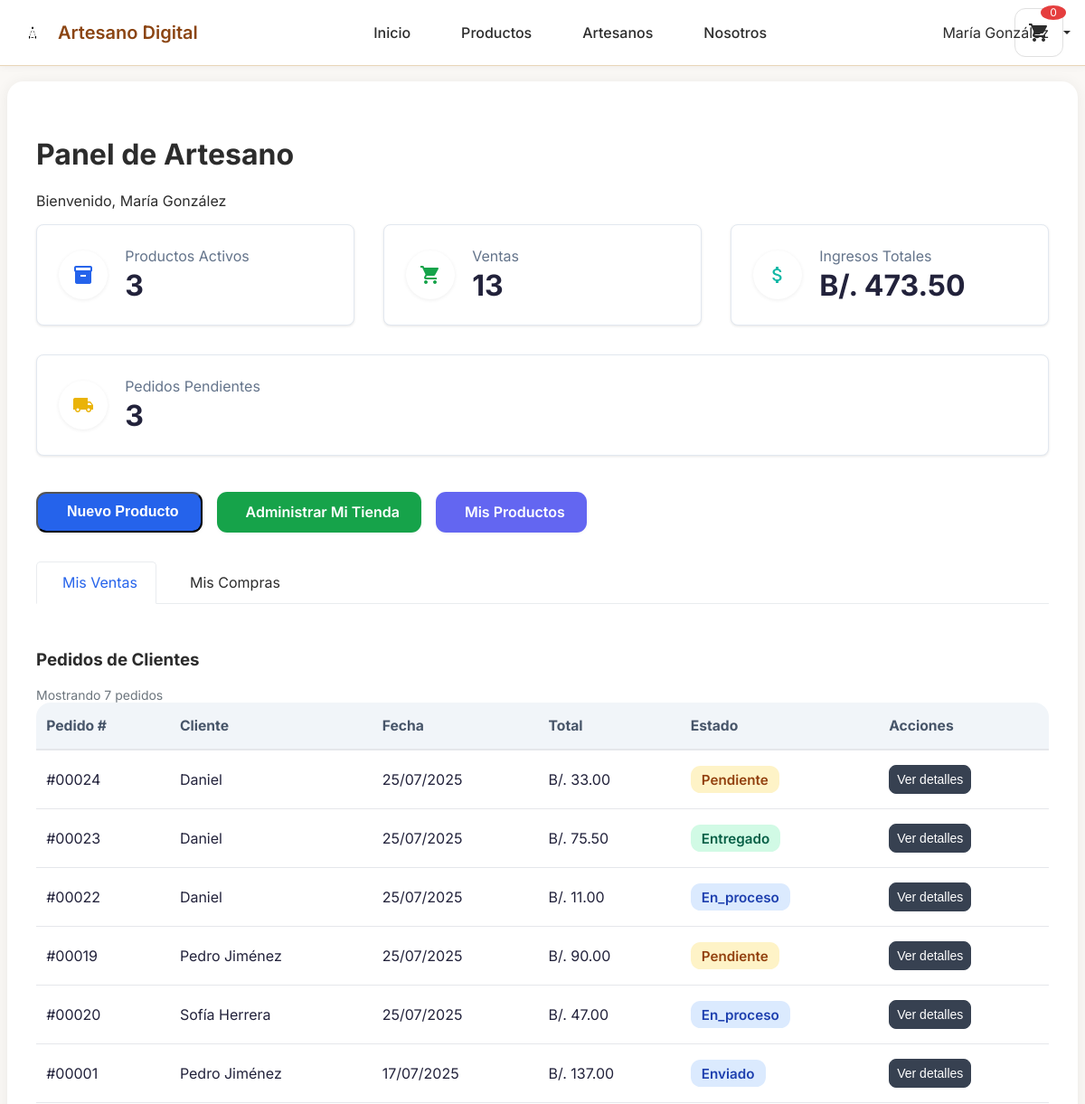
Page /dashboard/artesano (signed in, upper part) on the earlier database version.
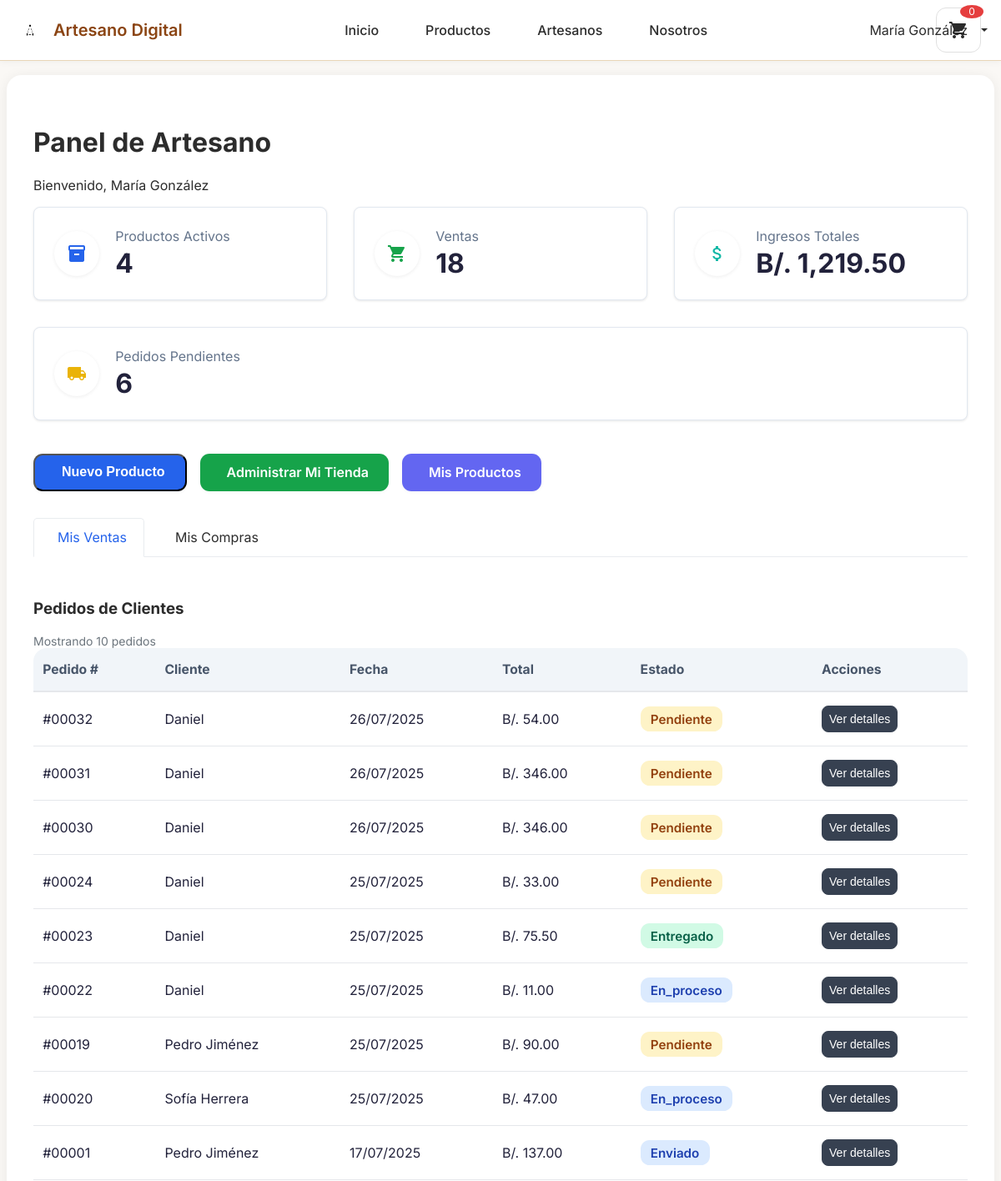
Same page on the later database version.
### tables this page shows
CREATE TABLE `productos` (
  `id_producto` int(11) NOT NULL,
  `id_tienda` int(11) NOT NULL,
  `nombre` varchar(100) NOT NULL,
  `descripcion` text DEFAULT NULL,
  `precio` decimal(10,2) NOT NULL,
  `descuento` decimal(10,2) DEFAULT 0.00,
  `imagen` varchar(255) DEFAULT NULL,
  `stock` int(11) DEFAULT 0,
  `activo` tinyint(1) DEFAULT 1,
  `fecha_creacion` datetime DEFAULT current_timestamp()
);

CREATE TABLE `pedidos` (
  `id_pedido` int(11) NOT NULL,
  `id_usuario` int(11) NOT NULL,
  `estado` enum('pendiente','confirmado','en_proceso','enviado','entregado','cancelado') DEFAULT 'pendiente',
  `metodo_pago` varchar(50) NOT NULL,
  `total` decimal(10,2) NOT NULL,
  `subtotal` decimal(10,2) DEFAULT NULL,
  `descuento` decimal(10,2) DEFAULT 0.00,
  `fecha_pedido` datetime DEFAULT current_timestamp(),
  `fecha_confirmacion` datetime DEFAULT NULL,
  `fecha_proceso` datetime DEFAULT NULL,
  `fecha_envio` datetime DEFAULT NULL,
  `fecha_entrega` datetime DEFAULT NULL,
  `direccion_envio` text NOT NULL,
  `metodo_envio` varchar(100) DEFAULT 'Env├¡o est├índar',
  `codigo_seguimiento` varchar(100) DEFAULT NULL,
  `tiempo_estimado` varchar(50) DEFAULT '3-5 d├¡as h├íbiles',
  `empresa_envio` varchar(100) DEFAULT NULL,
  `numero_seguimiento` varchar(100) DEFAULT NULL,
  `fecha_estimada_entrega` date DEFAULT NULL,
  `notas_entrega` text DEFAULT NULL,
  `fecha_actualizacion` timestamp NOT NULL DEFAULT current_timestamp() ON UPDATE current_timestamp()
);

CREATE TABLE `usuarios` (
  `id_usuario` int(11) NOT NULL,
  `nombre` varchar(100) NOT NULL,
  `correo` varchar(150) NOT NULL,
  `telefono` varchar(20) DEFAULT NULL,
  `direccion` text DEFAULT NULL,
  `contrasena` varchar(255) NOT NULL,
  `tipo_usuario` enum('cliente','artesano') NOT NULL,
  `fecha_registro` datetime DEFAULT current_timestamp(),
  `activo` tinyint(1) DEFAULT 1
);

### controllers/ControladorArtesano.php (called while the page is built, shortened)
<?php
class ControladorArtesano
{
    private GestorAutenticacion $gestorAuth;
    private PDO $conexion;
    public function __construct()
    {
        $this->gestorAuth = GestorAutenticacion::obtenerInstancia();
        $this->conexion = Database::obtenerInstancia()->obtenerConexion();
    }
    public function mostrarDashboard(): void
    {
        $usuario = $this->gestorAuth->obtenerUsuarioActual();
        $idUsuario = $usuario['id_usuario'] ?? 0;
        $pedidosRecientes = $this->obtenerPedidosRecibidos($idUsuario);
        $pedidosPersonales = $this->obtenerPedidosPersonales($idUsuario);
        $productos = $this->obtenerProductosPorArtesano($idUsuario);
        $datos = [
            'titulo' => 'Panel de Artesano',
            'usuario' => $usuario,
            'estadisticas' => $this->obtenerEstadisticas($idUsuario),
            'pedidos_recientes' => $pedidosRecientes,
            'pedidos_personales' => $pedidosPersonales,
            'productos' => $productos
        ];
        $this->cargarVista('artesano/dashboard', $datos);
    }
    private function obtenerEstadisticas(int $idUsuario): array
    {
        $estadisticas = [
            'productos_activos' => 0,
            'ventas_totales' => 0,
            'ingresos_totales' => 0.00,
            'pedidos_pendientes' => 0
        ];
        try {
            $conexion = $this->conexion;
            $stmt = $conexion->prepare("SELECT id_tienda FROM tiendas WHERE id_usuario = ?");
            $stmt->execute([$idUsuario]);
            $tienda = $stmt->fetch(PDO::FETCH_ASSOC);
            $idTienda = $tienda['id_tienda'];
            $stmt = $conexion->prepare("SELECT COUNT(*) as total FROM productos WHERE id_tienda = ? AND activo = 1");
            $stmt->execute([$idTienda]);
            $resultado = $stmt->fetch(\PDO::FETCH_ASSOC);
            $estadisticas['productos_activos'] = (int)($resultado['total'] ?? 0);
            $stmt = $conexion->prepare("
                SELECT COUNT(*) as total_ventas, SUM(pp.cantidad * pp.precio_unitario) as ingresos
                FROM pedido_productos pp
                JOIN pedidos p ON pp.id_pedido = p.id_pedido
                JOIN productos prod ON pp.id_producto = prod.id_producto
                WHERE prod.id_tienda = ? AND p.estado != 'cancelado'
            ");
            $stmt->execute([$idTienda]);
            $resultado = $stmt->fetch(\PDO::FETCH_ASSOC);
            $estadisticas['ventas_totales'] = (int)($resultado['total_ventas'] ?? 0);
            $estadisticas['ingresos_totales'] = floatval($resultado['ingresos'] ?? 0);
            $stmt = $conexion->prepare("
                SELECT COUNT(DISTINCT p.id_pedido) as pendientes
                FROM pedidos p
                JOIN pedido_productos pp ON p.id_pedido = pp.id_pedido
                JOIN productos prod ON pp.id_producto = prod.id_producto
                WHERE prod.id_tienda = ? AND p.estado = 'pendiente'
            ");
            $stmt->execute([$idTienda]);
            $resultado = $stmt->fetch(\PDO::FETCH_ASSOC);
            $estadisticas['pedidos_pendientes'] = (int)($resultado['pendientes'] ?? 0);
        } catch (\Exception $e) {
            error_log("Error al obtener estadísticas: " . $e->getMessage());
        }
        return $estadisticas;
    }
    private function obtenerPedidosRecibidos(int $idUsuario): array
    {
        try {
            $stmt = $this->conexion->prepare("
                SELECT id_tienda FROM tiendas WHERE id_usuario = ?
            ");
            $stmt->execute([$idUsuario]);
            $resultado = $stmt->fetch(PDO::FETCH_ASSOC);
            $idTienda = $resultado ? $resultado['id_tienda'] : 0;
            $stmt = $this->conexion->prepare("
                SELECT
                    p.id_pedido,
                    p.fecha_pedido,
                    SUM(pp.cantidad * pp.precio_unitario) as total,
                    p.estado,
                    u.nombre as cliente_nombre,
                    u.correo as cliente_correo
                FROM pedidos p
                JOIN pedido_productos pp ON p.id_pedido = pp.id_pedido
                JOIN productos prod ON pp.id_producto = prod.id_producto
                JOIN usuarios u ON p.id_usuario = u.id_usuario
                WHERE prod.id_tienda = ?
                GROUP BY p.id_pedido, p.fecha_pedido, p.estado, u.nombre, u.correo
                ORDER BY p.fecha_pedido DESC
                LIMIT 10
            ");
            $stmt->execute([$idTienda]);
            $pedidos = $stmt->fetchAll(PDO::FETCH_ASSOC);
            return $pedidos;
        } catch (\Exception $e) {
            error_log("Error al obtener pedidos recibidos: " . $e->getMessage());
            return [];
        }
    }
    private function obtenerPedidosPersonales(int $idUsuario): array
    {
        try {
            $stmt = $this->conexion->prepare("
                SELECT id_pedido, fecha_pedido, total, estado, metodo_pago
                FROM pedidos
                WHERE id_usuario = ?
                ORDER BY fecha_pedido DESC
                LIMIT 10
            ");
            $stmt->execute([$idUsuario]);
            $pedidos = $stmt->fetchAll(PDO::FETCH_ASSOC);
            return $pedidos;
        } catch (\Exception $e) {
            error_log("Error al obtener pedidos personales: " . $e->getMessage());
            return [];
        }
    }
    private function obtenerProductosPorArtesano(int $idUsuario): array
    {
        try {
            $stmt = $this->conexion->prepare("
                SELECT id_tienda, nombre_tienda FROM tiendas WHERE id_usuario = ?
            ");
            $stmt->execute([$idUsuario]);
            $resultado = $stmt->fetch(PDO::FETCH_ASSOC);
            $idTienda = $resultado ? $resultado['id_tienda'] : 0;
            $stmt = $this->conexion->prepare("
                SELECT p.id_producto, p.nombre, p.precio, p.descripcion, p.stock, p.imagen, p.activo, p.descuento
                FROM productos p
                WHERE p.id_tienda = ?
                ORDER BY p.fecha_creacion DESC
                LIMIT 20
            ");
            $stmt->execute([$idTienda]);
            $productos = $stmt->fetchAll(PDO::FETCH_ASSOC);
            return $productos;
        } catch (\Exception $e) {
            error_log("Error al obtener productos del artesano: " . $e->getMessage());
            return [];
        }
    }
    private function cargarVista(string $vista, array $datos = []): void
    {
        extract($datos);
        include "views/{$vista}.php";
    }
}

### config/Database.php (called while the page is built, shortened)
<?php
class Database
{
    private static ?Database $instancia = null;
    private ?PDO $conexion = null;
    private string $host;
    private string $baseDatos;
    private string $usuario;
    private string $contrasena;
    private string $charset;
    private function __construct()
    {
        $this->host = $_ENV['DB_HOST'] ?? 'localhost';
        $this->baseDatos = $_ENV['DB_DATABASE'] ?? 'artesano_digital';
        $this->usuario = $_ENV['DB_USERNAME'] ?? 'root';
        $this->contrasena = $_ENV['DB_PASSWORD'] ?? '';
        $this->charset = $_ENV['DB_CHARSET'] ?? 'utf8mb4';
    }
    public static function obtenerInstancia(): Database
    {
        if (self::$instancia === null) {
            self::$instancia = new self();
        }
        return self::$instancia;
    }
    private function conectar(): void
    {
        try {
            $dsn = "mysql:host={$this->host};dbname={$this->baseDatos};charset={$this->charset}";
            $opciones = [
                PDO::ATTR_ERRMODE => PDO::ERRMODE_EXCEPTION,
                PDO::ATTR_DEFAULT_FETCH_MODE => PDO::FETCH_ASSOC,
                PDO::ATTR_EMULATE_PREPARES => false,
                PDO::MYSQL_ATTR_INIT_COMMAND => "SET NAMES {$this->charset}"
            ];
            $this->conexion = new PDO($dsn, $this->usuario, $this->contrasena, $opciones);
        } catch (PDOException $e) {
            throw new Exception("Error de conexión a base de datos: " . $e->getMessage());
        }
    }
    public function obtenerConexion(): PDO
    {
        return $this->conexion;
    }
}

### utils/GestorAutenticacion.php (called while the page is built, shortened)
<?php
class GestorAutenticacion
{
    private static ?GestorAutenticacion $instancia = null;
    private function __construct()
    {
        $this->tiempoExpiracion = ((int)($_ENV['SESSION_LIFETIME'] ?? 120)) * 60;
    }
    public static function obtenerInstancia(): GestorAutenticacion
    {
        if (self::$instancia === null) {
            self::$instancia = new self();
        }
        return self::$instancia;
    }
    public function estaAutenticado(): bool
    {
        return true;
    }
    public function obtenerUsuarioActual(): ?array
    {
        if ($this->estaAutenticado()) {
            return [
                'id_usuario' => $_SESSION['usuario_id'],
                'nombre' => $_SESSION['usuario_nombre'],
                'correo' => $_SESSION['usuario_correo'],
                'tipo_usuario' => $_SESSION['usuario_tipo']
            ];
        }
        return null;
    }
}

### views/artesano/dashboard.php (the view, shortened to what the changed rows need)
<link rel="stylesheet" href="/artesanoDigital/assets/css/modal-detalle-pedidos.css">
<link rel="stylesheet" href="/artesanoDigital/assets/css/artesano-dashboard.css">
<div class="dashboard-container dashboard-bg-white">
    <div class="dashboard-header">
        <h1>Panel de Artesano</h1>
    </div>
    <div class="resumen-cards-horizontal">
        <div class="resumen-card resumen-blue">
            <div>
                <div class="resumen-label">Productos Activos</div>
                <div class="resumen-value"><?= $estadisticas['productos_activos'] ?? 0 ?></div>
            </div>
        </div>
        <div class="resumen-card resumen-green">
            <div>
                <div class="resumen-label">Ventas</div>
                <div class="resumen-value"><?= $estadisticas['ventas_totales'] ?? 0 ?></div>
            </div>
        </div>
        <div class="resumen-card resumen-teal">
            <div>
                <div class="resumen-label">Ingresos Totales</div>
                <div class="resumen-value">B/. <?= number_format($estadisticas['ingresos_totales'] ?? 0, 2) ?></div>
            </div>
        </div>
        <div class="resumen-card resumen-yellow">
            <div>
                <div class="resumen-label">Pedidos Pendientes</div>
                <div class="resumen-value"><?= $estadisticas['pedidos_pendientes'] ?? 0 ?></div>
            </div>
        </div>
    </div>
    <div class="tabs-content">
        <div id="tab-ventas" class="tab-pane active">
            <div class="dashboard-main">
                <div class="card">
                    <div class="card-header">
                        <div class="card-header-actions">
                            <span class="pedidos-contador" style="margin-right: 15px; font-size: 14px; color: #6c757d;">
                                Mostrando <?= count($pedidos_recientes ?? []) ?> pedidos
                            </span>
                        </div>
                    </div>
                    <div class="card-body">
                        <?php if (empty($pedidos_recientes ?? [])): ?>
                                <p class="empty-state">No hay pedidos recientes</p>
                        <?php else: ?>
                                <div class="table-responsive">
                                    <table class="table pedidos-table">
                                        <thead>
                                            <tr>
                                                <th>Pedido #</th>
                                                <th>Cliente</th>
                                                <th>Fecha</th>
                                                <th>Total</th>
                                                <th>Estado</th>
                                                <th>Acciones</th>
                                            </tr>
                                        </thead>
                                        <tbody>
                                            <?php foreach ($pedidos_recientes as $pedido): ?>
                                                    <tr class="estado-<?= $pedido['estado'] ?>">
                                                        <td>#<?= str_pad($pedido['id_pedido'], 5, '0', STR_PAD_LEFT) ?></td>
                                                        <td><?= htmlspecialchars($pedido['cliente_nombre'] ?? 'Cliente') ?></td>
                                                        <td><?= date('d/m/Y', strtotime($pedido['fecha_pedido'])) ?></td>
                                                        <td>B/. <?= number_format($pedido['total'], 2) ?></td>
                                                        <td>
                                                            <span class="badge status-<?= $pedido['estado'] ?>">
                                                                <?= ucfirst($pedido['estado']) ?>
                                                            </span>
                                                        </td>
                                                        <td>
                                                            <button class="btn btn-sm btn-primary ver-pedido"
                                                                data-id="<?= $pedido['id_pedido'] ?>">
                                                                Ver detalles
                                                            </button>
                                                        </td>
                                                    </tr>
                                            <?php endforeach; ?>
                                        </tbody>
                                    </table>
                                </div>
                        <?php endif; ?>
                    </div>
                </div>
            </div>
        </div>
    </div>
<?php
include __DIR__ . '/../layouts/base.php';
?>

Differences in the rows shown:
no longer on this page (row unchanged): productos: id_producto "3", stock "13"
added pedidos: id_pedido "00032", id_usuario.nombre "Daniel", fecha_pedido "26/07/2025", total "54.00", estado "Pendiente"
added pedidos: id_pedido "00031", id_usuario.nombre "Daniel", fecha_pedido "26/07/2025", total "346.00", estado "Pendiente"
added pedidos: id_pedido "00030", id_usuario.nombre "Daniel", fecha_pedido "26/07/2025", total "346.00", estado "Pendiente"
Other differences:
$estadisticas['productos_activos']: (not shown) → "4"
$estadisticas['ventas_totales']: (not shown) → "18"
$estadisticas['ingresos_totales']: "473.50" → "1,219.50"
$estadisticas['pedidos_pendientes']: (not shown) → "6"
count($pedidos_recientes ?? []): "7" → "10"
